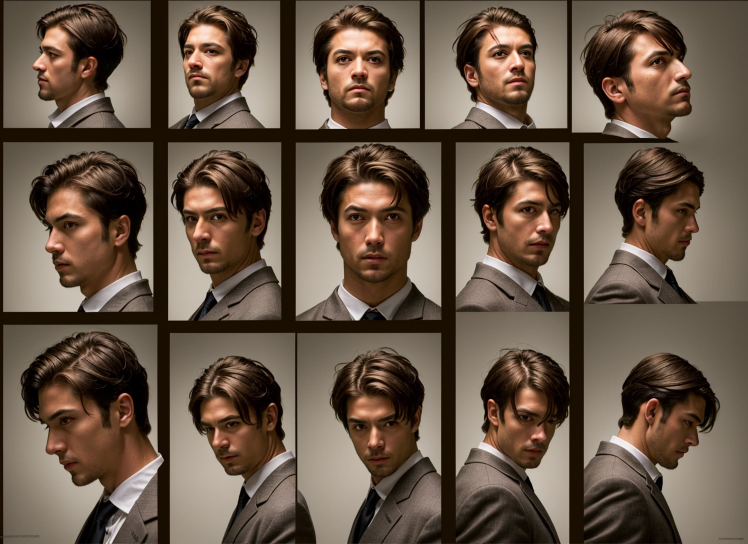
#> input picture scrollwall-ads/blender/assets/ps1v2/face_src/sheet.jpg, 1496 x 1088 px (shown at 1/2 size)
$ python v2post.py ../assets/ps1v2/face_src/sheet.jpg ../assets/ps1v2/face_src/front_glazed.png 5
#> lines starting #> are read from the running program, lines starting #| are printed output that depends on the picture
"""PS1 look for v2: bloom on bright bits, light 6-bit Bayer dither, nearest x2
then a soft upscale (like the reference's low-res video).
Usage: python3 v2post.py in.png out.png [out_width]"""
import sys
import numpy as np
from PIL import Image, ImageFilter

BAYER = np.array([[0, 8, 2, 10], [12, 4, 14, 6], [3, 11, 1, 9], [15, 7, 13, 5]], dtype=np.float32) / 16 - 0.5


def look(im, out_w=540, bloom=0.8, bits=6):
#> called with out_w = 5, bloom = 0.8, bits = 6
    a = np.asarray(im.convert('RGB')).astype(np.float32) / 255
    h, w, _ = a.shape
#> h = 1088; w = 1496
    br = np.clip(a - 0.7, 0, 1)
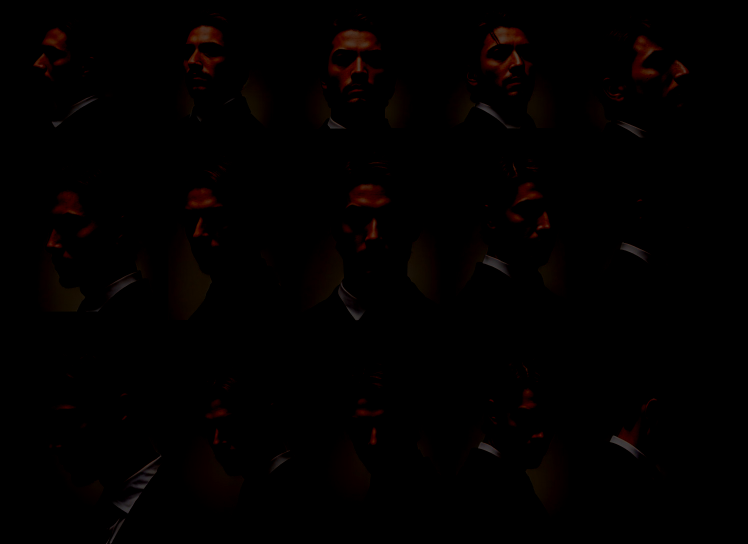
#> br: shape (1088, 1496, 3) float32 (shown at 1/2 size); mean R, G, B 0.00869, 0.00219, 0.00108
    if br.max() > 0:
        b = np.asarray(Image.fromarray((br * 255).astype(np.uint8)).filter(ImageFilter.GaussianBlur(w / 40))).astype(np.float32) / 255
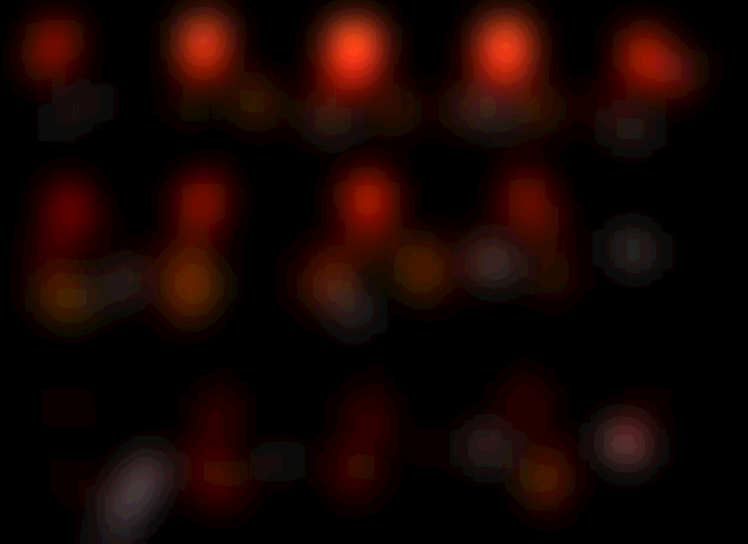
#> b: shape (1088, 1496, 3) float32 (shown at 1/2 size); mean R, G, B 0.00819, 0.0019, 0.000892; drawn with min black and max white
        b2 = np.asarray(Image.fromarray((br * 255).astype(np.uint8)).filter(ImageFilter.GaussianBlur(w / 12))).astype(np.float32) / 255
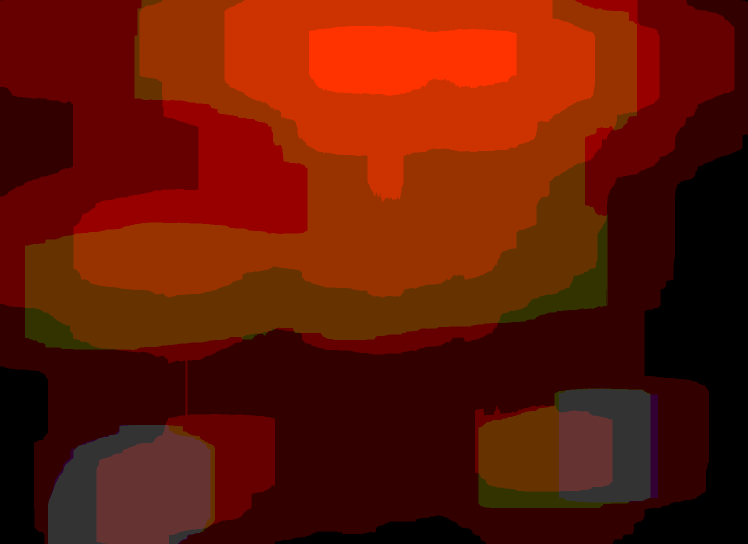
#> b2: shape (1088, 1496, 3) float32 (shown at 1/2 size); mean R, G, B 0.00769, 0.00179, 0.000266; drawn with min black and max white
        a = a + (b * 1.2 + b2 * 0.8) * bloom
    levels = 2 ** bits - 1
    th = np.tile(BAYER, (h // 4 + 1, w // 4 + 1))[:h, :w][..., None]
    a = np.clip(np.floor(a * levels + 0.5 + th) / levels, 0, 1)
    img = Image.fromarray((a * 255).astype(np.uint8)).resize((w * 2, h * 2), Image.NEAREST)
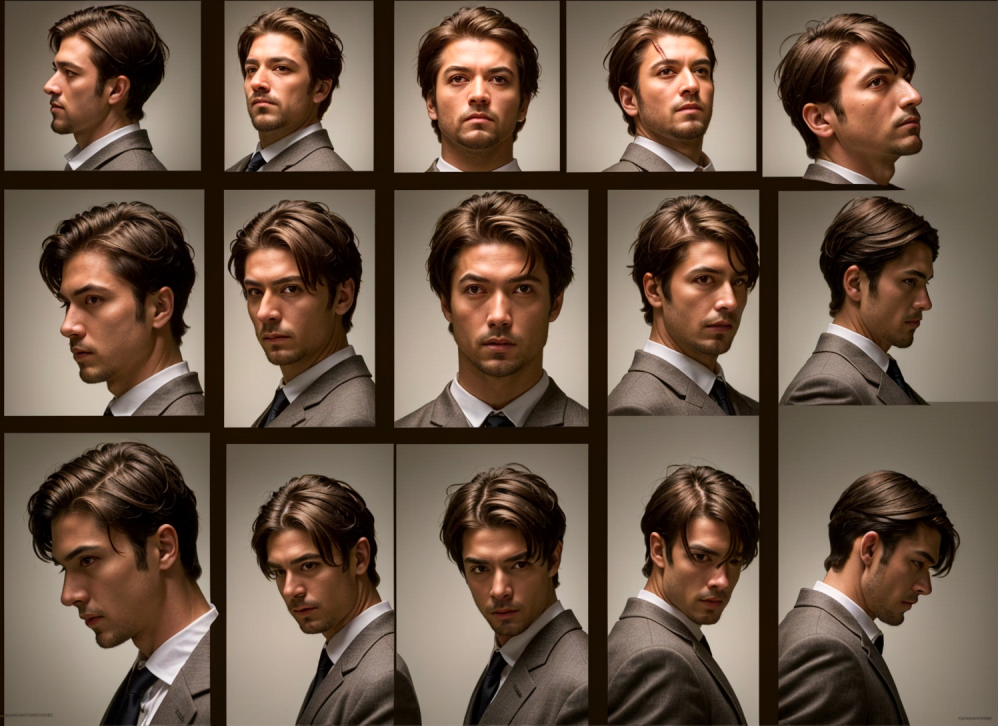
#> img: PIL image 2992x2176 RGB (shown at 1/3 size); mean R, G, B 106.6, 87.1, 71.8
    return img.resize((out_w, out_w * h // w), Image.BILINEAR)


if __name__ == '__main__':
    out_w = int(sys.argv[3]) if len(sys.argv) > 3 else 540
    look(Image.open(sys.argv[1]), out_w).save(sys.argv[2])

$ run again, on scrollwall-ads/blender/assets/ps1v2/face_src/front_neutral.png
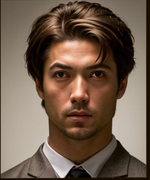
#> input picture scrollwall-ads/blender/assets/ps1v2/face_src/front_neutral.png, 150 x 180 px
#> in look, `b2 = np.asarray(Image.fromarray((br * 255).astype(np.uint8)).filter(Im..`:
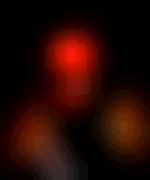
#> b2: shape (180, 150, 3) float32; mean R, G, B 0.0144, 0.00311, 0.000922; drawn with min black and max white
#> in look, `img = Image.fromarray((a * 255).astype(np.uint8)).resize((w * 2, h * 2..`:
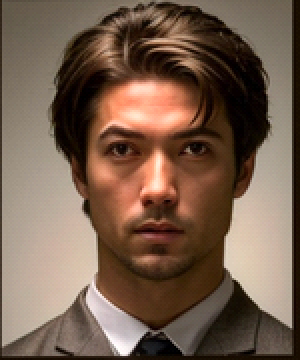
#> img: PIL image 300x360 RGB; mean R, G, B 118.5, 94.6, 77.8

$ run again, on scrollwall-ads/blender/assets/ps1v2/face_src/side.png
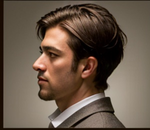
#> input picture scrollwall-ads/blender/assets/ps1v2/face_src/side.png, 150 x 130 px
#> in look, `b2 = np.asarray(Image.fromarray((br * 255).astype(np.uint8)).filter(Im..`:
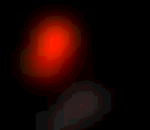
#> b2: shape (130, 150, 3) float32; mean R, G, B 0.00759, 0.00141, 0.000719; drawn with min black and max white
#> in look, `a = np.clip(np.floor(a * levels + 0.5 + th) / levels, 0, 1)`:
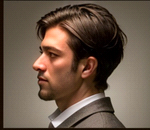
#> a: shape (130, 150, 3) float32; mean R, G, B 0.422, 0.348, 0.29
